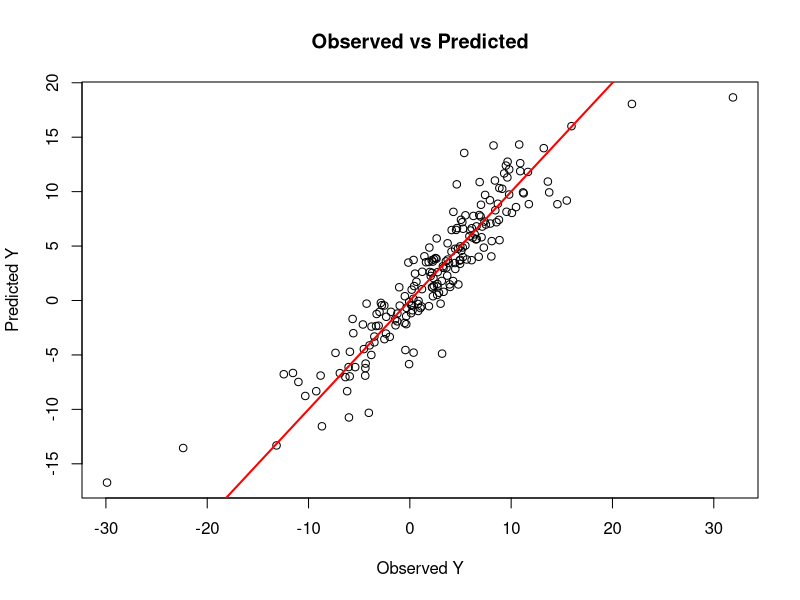
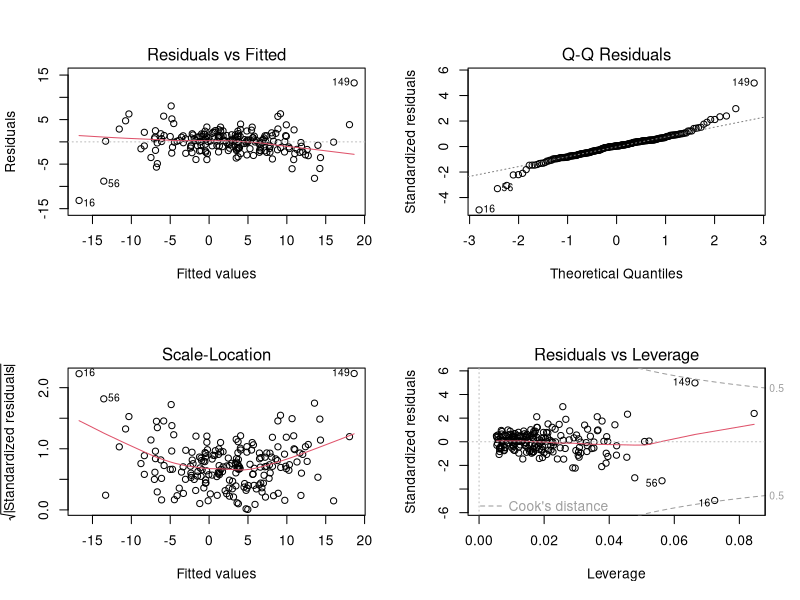
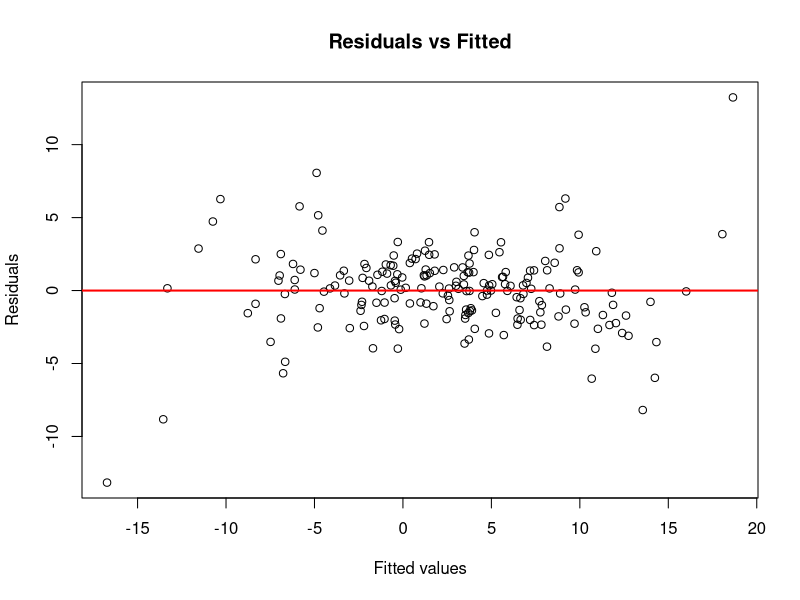
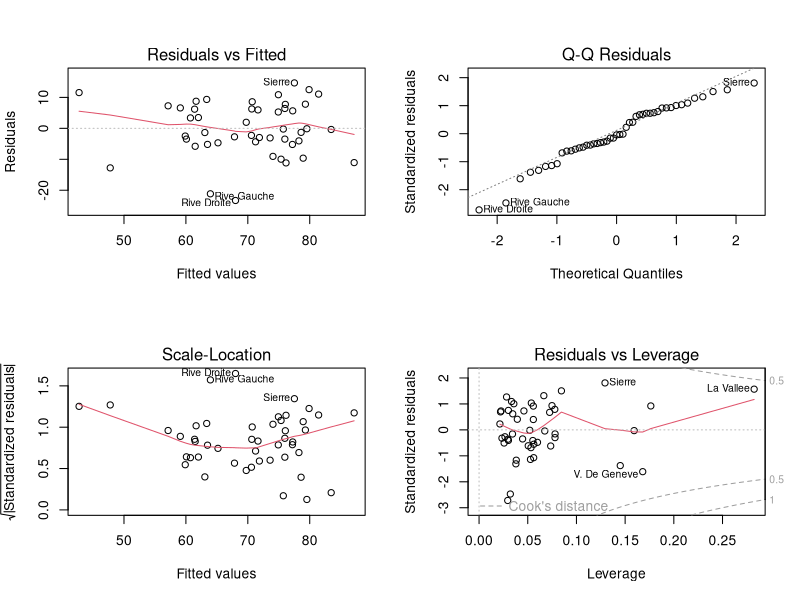
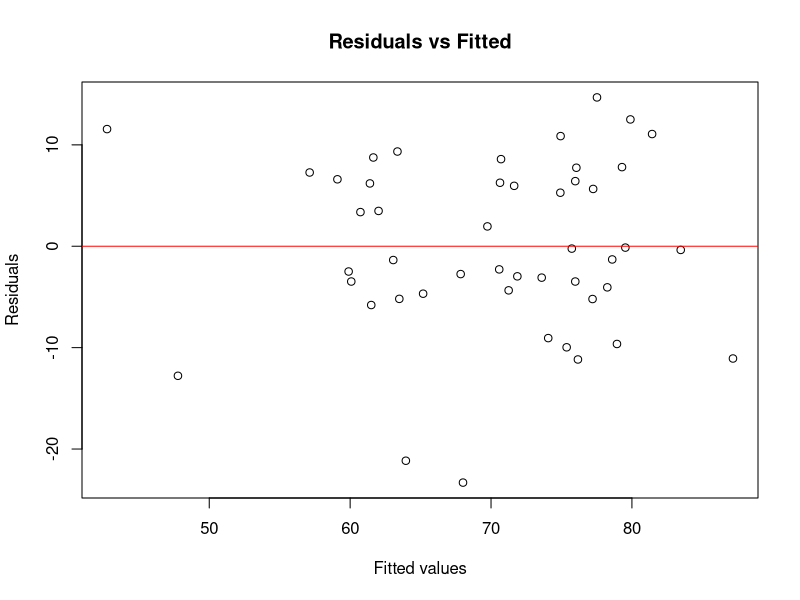
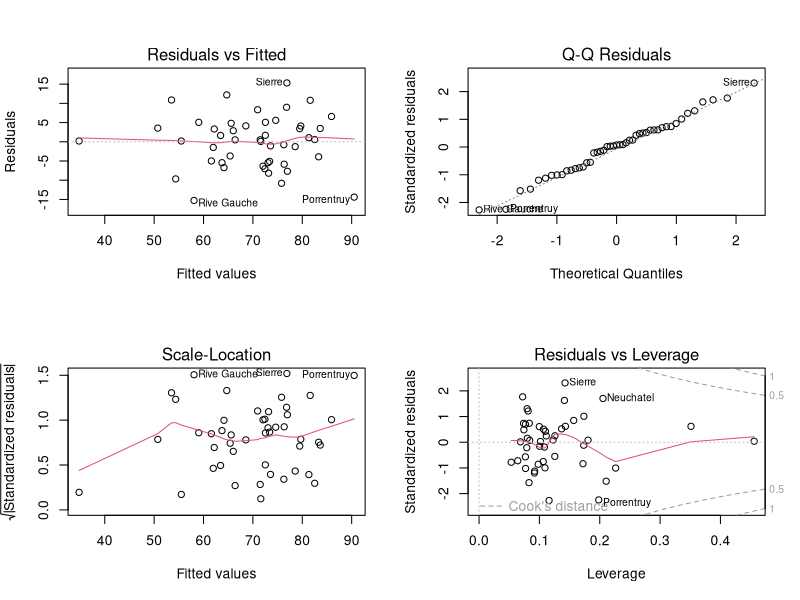
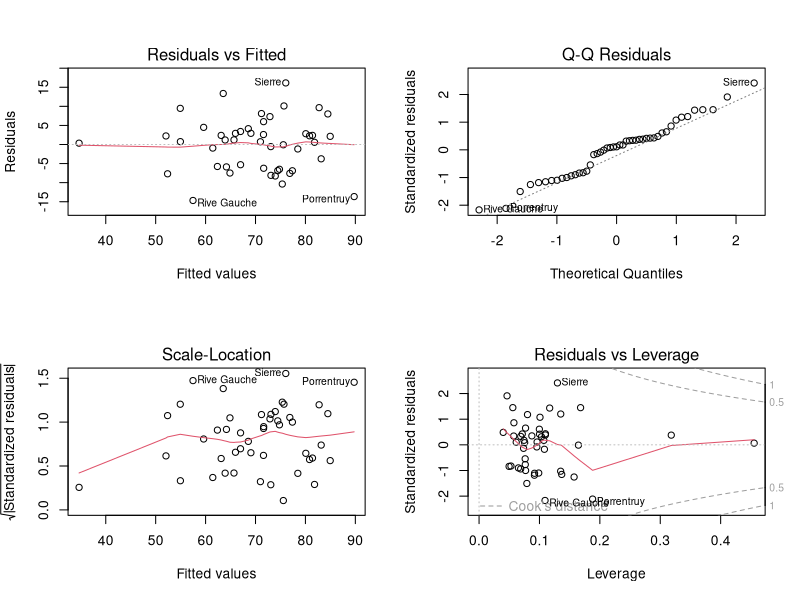

These charts were generated, in order, by the following R code:
rm(list=ls())

#Simulated linear regression model
set.seed(123)

n <- 200
X1 <- rnorm(n, 5, 2)            # predictor 1
X2 <- 0.8 * X1 + rnorm(n, 0, 1) # predictor 2 (correlated with X1)
X3 <- rnorm(n, 0, 1)            # predictor 3 (independent)
# True model: Y = 3 + 1.5*X1 - 2.0*X2 + 0.8*X3 + 1.0*(X1*X3) + error
epsilon <- rnorm(n, 0, 1.5)      # base noise
Y <- 3 + 1.5*X1 - 2.0*X2 + 0.8*X3 + 1.0*(X1*X3) + epsilon

df <- data.frame(Y, X1, X2, X3)
head(df)


# Fit
model <- lm(Y ~ X1 + X2 + X3, data = df)

# Summary (coefficients, R^2, F-stat)
summary(model)

# ANOVA table
anova(model)

# Confidence intervals for coefficients
confint(model)

# Predicted vs actual (quick check)
pred <- predict(model)
plot(df$Y, pred, xlab = "Observed Y", ylab = "Predicted Y", main = "Observed vs Predicted")
abline(0, 1, col = "red", lwd = 2)

par(mfrow = c(2,2))
plot(model)  # base plots: Residuals vs Fitted, Normal Q-Q, Scale-Location, Residuals vs Leverage
par(mfrow = c(1,1))

# Shapiro-Wilk test for normality of residuals (optional, for small samples)
shapiro.test(residuals(model))

# Residuals vs fitted to visually check homoskedasticity 
plot(fitted(model), residuals(model),
     xlab = "Fitted values", ylab = "Residuals",
     main = "Residuals vs Fitted")
abline(h = 0, col = "red", lwd = 2)

# If not installed, install car
# install.packages("car")
library(car)
vif_vals <- vif(model)
vif_vals

cor(df)

#let's add an interaction term
model_interact <- lm(Y ~ X1 + X2 + X3 + X1 * X3, data = df)
summary(model_interact)

# polynomials
df$X1_sq <- df$X1^2
model_quad <- lm(Y ~ X1 + X1_sq + X2 + X3, data = df)
summary(model_quad)


### SWISS DATASET ANALYSIS

# Swiss dataset  
#install.packages("datasets")
library(datasets)
data("swiss")


# Structure check and inspection
str(swiss)
head(swiss)
help(swiss)

# Renaming of relevant variables (not mandatory)
sw <- swiss
colnames(sw) <- c("Fertility","Agriculture","Examination","Education", "Catholic","InfantMortality")

# Multiple regression model with selected variables
model1 <- lm(Fertility ~  Examination + InfantMortality, data = sw)

# Main results
summary(model1)

# ANOVA 
anova(model1)

# Residual plot
par(mfrow = c(2,2))
plot(model1)
par(mfrow = c(1,1))

# Check for residuals normality (Shapiro-Wilk test)
shapiro_test <- shapiro.test(residuals(model1))
shapiro_test

# To visually check homoschedasticity 
plot(fitted(model1), residuals(model1),
     xlab = "Fitted values", ylab = "Residuals",
     main = "Residuals vs Fitted")
abline(h = 0, col = "red")

# Multicollinearity: VIF
vif_vals <- vif(model1)
vif_vals


## CI 95% Beta coefficients
confint(model1)

## Complete model with all the variables in
model_full <- lm(Fertility ~ ., data = sw)

summary(model_full)
par(mfrow = c(2,2))
plot(model_full)
par(mfrow = c(1,1))

vif(model_full)
cor(sw$Examination, sw$Education)

model_full_def <- lm(Fertility ~ .-Examination, data = sw)

summary(model_full_def)

par(mfrow = c(2,2))
plot(model_full_def)
par(mfrow = c(1,1))

# ANOVA to compare the two models
anova(model_full_def, model_full)






